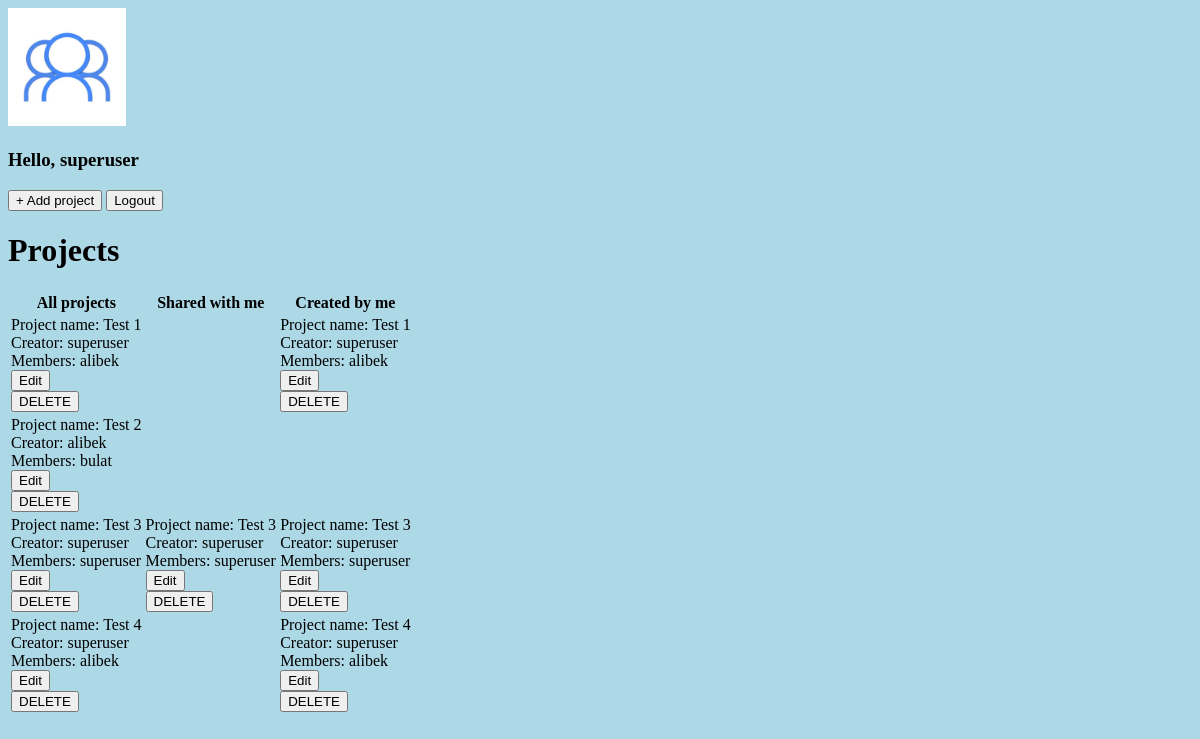
The page /projects/ (signed in) on the database as committed earlier.
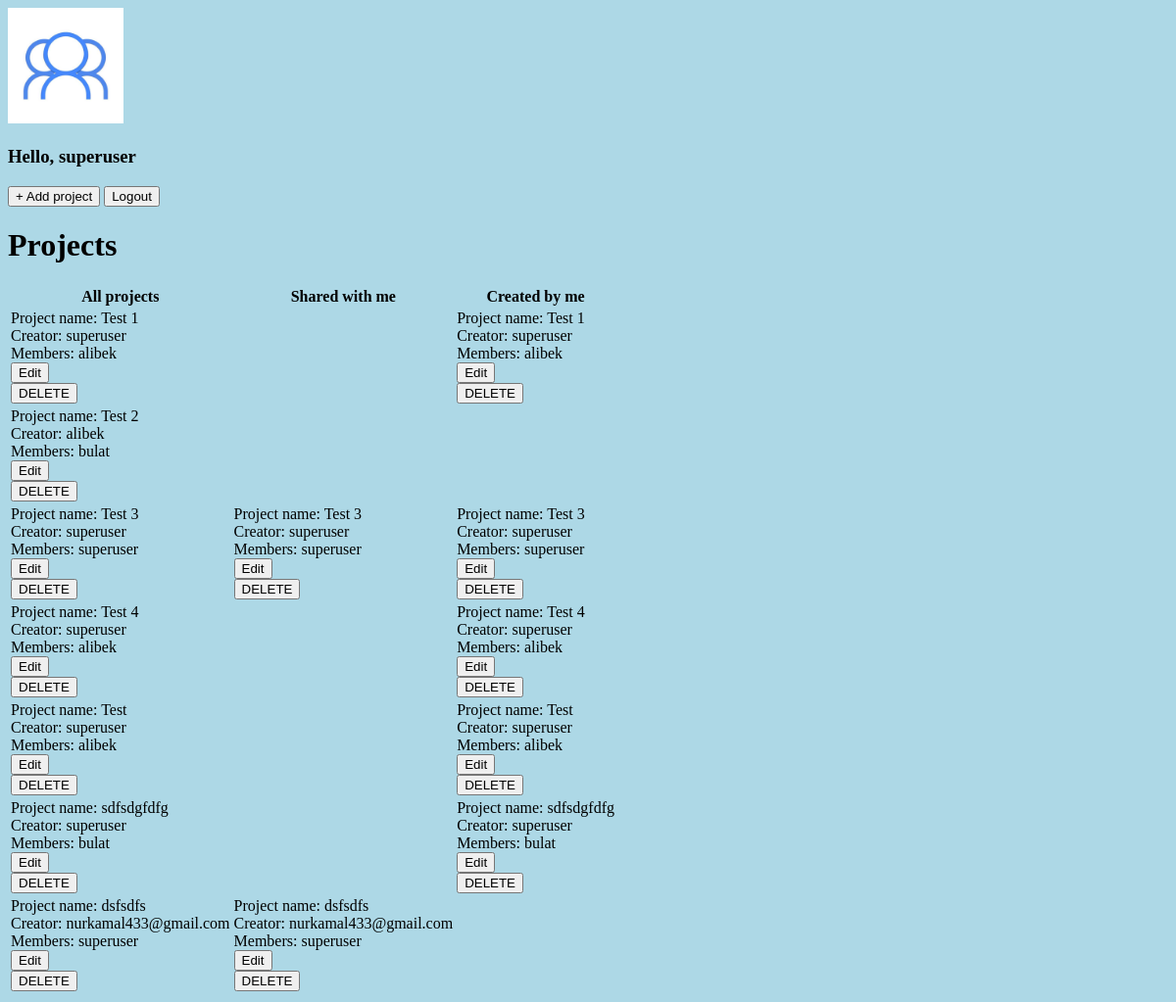
The same page on the database as committed later.
### projects/models.py (models this page shows, shortened)
class Project(models.Model):
    name = models.CharField(max_length=100)
    description = models.TextField()
    creator = models.ForeignKey(User, on_delete=models.CASCADE)
    members = models.ForeignKey(User, on_delete=models.CASCADE, related_name='project_member')

### projects/views.py (the view)
# urls.py: path('', views.get_all_projects, name='projects'),
@login_required(login_url='login')
def get_all_projects(requests):
    projects = Project.objects.all()
    return render(requests, 'projects.html', {'projects': projects})

### projects/templates/projects.html (shortened to what this page needs)
{%extends 'layout/layout.html'%}
{% block content %}
<div>
    <h3>Hello, {{ request.user }}</h3>
    <a href="add-form"><button>+ Add project</button></a>
    <a href="{% url 'logout' %}"><button>Logout</button></a>
</div>
<div>
    <h1>Projects</h1>
</div>
<table>
    <tr>
        <th>All projects</th>
        <th>Shared with me</th>
        <th>Created by me</th>
    </tr>
    {% for project in projects %}
        <tr>
            <td>Project name: {{ project.name }}<br />Creator: {{ project.creator }}<br />Members: {{ project.members }}<br /><a href="{% url 'edit' project.id %}"><button>Edit</button></a>
                <form action="{% url 'delete' project.id %}" method="post">
                    <input type="submit" value="DELETE">
                </form>
            </td>
            <td>
                {% if project.members == request.user %}
                Project name: {{ project.name }}<br />Creator: {{ project.creator }}<br />Members: {{ project.members }}<br /><a href="{% url 'edit' project.id %}"><button>Edit</button></a>
                <form action="{% url 'delete' project.id %}" method="post">
                    <input type="submit" value="DELETE">
                </form>
                {% endif %}
            </td>
            <td>
                {% if project.creator == request.user %}
                Project name: {{ project.name }}<br />Creator: {{ project.creator }}<br />Members: {{ project.members }}<br /><a href="{% url 'edit' project.id %}"><button>Edit</button></a>
                <form action="{% url 'delete' project.id %}" method="post">
                    <input type="submit" value="DELETE">
                </form>
                {% endif %}
            </td>
        </tr>
    {% endfor %}
</table>
{% endblock %}

### templates/layout/layout.html (shortened to what this page needs)
<!doctype html>
{% load static %}
<html lang="en">
<head>
    <link rel="stylesheet" href="{% static 'css/style.css' %}">
</head>
<body>
    <div>
        <img src="{% static 'images/logo.png' %}" alt="" width="10%" height="10%">
    </div>
    {% block content %}
    {% endblock %}
</body>
</html>

### static/CSS/style.css (style rules this page uses)
body { background-color: lightblue; }

Rows that differ between the two databases and show on the page:
added Project: name "Test", creator "superuser", members "alibek"
added Project: name "sdfsdgfdfg", creator "superuser", members "bulat"
added Project: name "dsfsdfs", creator "nurkamal433@gmail.com", members "superuser"
